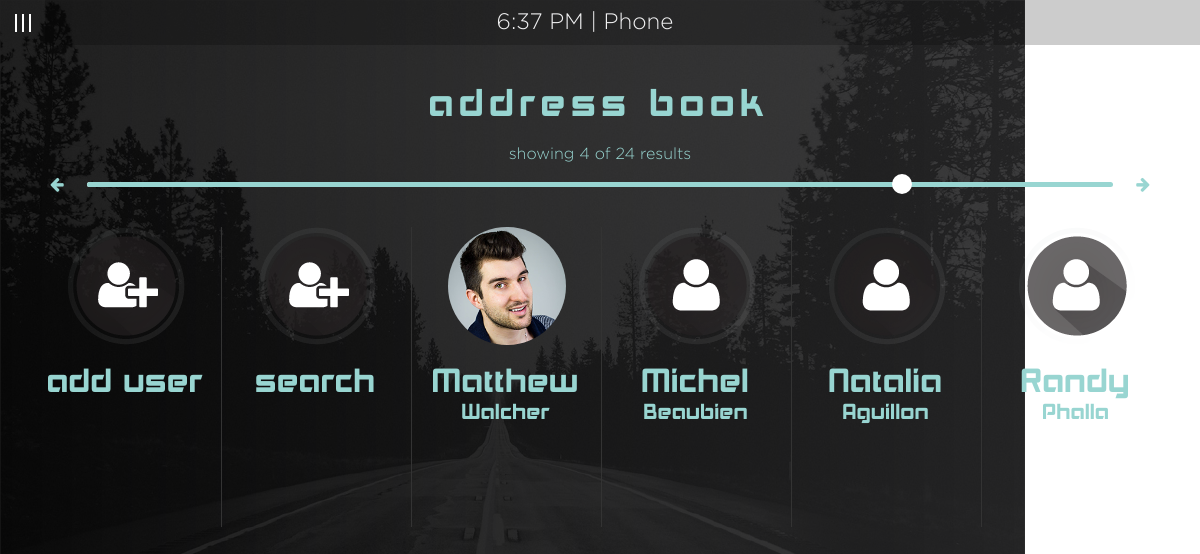
The page /index.php/phone/contacts/16 on the database its author committed.
### tables this page shows
CREATE TABLE tbl_contacts (
  contacts_id smallint(4) unsigned NOT NULL,
  contacts_fname varchar(150) NOT NULL,
  contacts_lname varchar(150) NOT NULL,
  contacts_img varchar(150) NOT NULL DEFAULT 'user_icon.png'
);

### index.php (called while the page is built, shortened)
<?php
require_once BASEPATH.'core/CodeIgniter.php';

### application/models/Dash_model.php (called while the page is built, shortened)
<?php
class Dash_model extends CI_Model {
	public function contacts($q,$limit, $offset){
		$this->db->order_by('contacts_fname');
		$sql = $this->db->get('tbl_contacts', $limit, $offset);
		return $sql->result_array();
	}
}

### application/views/phoneCenter/contacts.php (the view)
<div id="topClock" class="text-center"><span id="topClockTime"></span> | <?php echo $title;?></div>
<div id="container">
	<a href="<?php echo base_url()."index.php/phone/";?>"><img class="close" src="<?php echo base_url()."images/close_icon.png";?>"></a>
	<h2 id="addressbook" class="text-center userhead">address book</h2>
	<p class="text-center totalContact">showing <span id="showing">4</span> of <span id="total">24</span> results</p>
	<?php echo $this->pagination->create_links();?>
    <input id="resultSlider" type="range" min="1" value="1" max="6">
    <ul id="contactList" class="small-block-grid-6 columns contacts">
        <li><img class="navPic" src="<?php echo base_url().'images/adduser_icon.png';?>"><h2 class="contactName">add user</h2></li>
        <li><a href="<?php echo base_url()."index.php/phone/contactView";?>"><img class="navPic" src="<?php echo base_url().'images/adduser_icon.png';?>"><h2 class="contactName">search</h2></a></li>
        <?php foreach($contacts as $contact):?>
    		<li><img class="navPic profPic" src="<?php echo base_url().'images/'.$contact['contacts_img'];?>"><h2 class="contactName"><?php echo $contact['contacts_fname'];?></h2><p class="contactName"><?php echo $contact['contacts_lname'];?></p></li>
        <?php endforeach;?>
    </ul>
</div>

### css/main.css (style rules this page uses)
body { background: url('../images/background.png') no-repeat; }
h2 { color: #f1f1f2; }
p, a { color: #98d5d1; margin-bottom: 0; font-family: 'Gotham'; }
.userhead, .profile, h2.navOption { font-family: 'akashiregular'; color: #98d5d1; letter-spacing: 5px; }
.profPic { width: 118px; -moz-border-radius: 59px !important; -webkit-border-radius: 59px !important; }
.profPic, .navPic { display: block; margin: 0 auto; }
#topClock { width: 100%; height: 45px; background-color: rgba(255,255,255,0.5); margin-left: 45px; padding-top: 5px; padding-right: 120px; background-color: rgba(0,0,0,0.2); font-size: 1.4em; color: #f1f1f2; font-family: 'Gotham'; font-weight: 100; }
.contacts { width: 100%; margin-left: 1px; }
.contacts li { border-left: 1px solid #333333; height: 100%; }
.contacts li:first-child { border:none; }
.contactName { font-family: 'akashiregular'; color: #98d5d1; text-align: center; padding: 0; }
#addressbook { margin: 0 0 16px; padding: 8px; height: 50px; line-height: 1.12em; }
#contactList { margin-top: 25px; height: 300px; }
#resultSlider { -webkit-appearance: none; display: block; margin: 15px auto; width: 90%; border-radius: 10px; }
h2.contactName { font-size: 2em; margin: 0; padding-top: 20px; line-height: 1em; }
p.contactName { font-size: 1.3em; padding-top: 5px; line-height: 1em; }
.close { width: 60px; position: absolute; right: 50px; top: 80px; z-index: 99; }
#container { margin: 30px auto 0; width: 95%; }

### rows shown on the page
tbl_contacts: contacts_img (picture), contacts_fname "Matthew", contacts_lname "Walcher"
tbl_contacts: contacts_img (picture), contacts_fname "Michel", contacts_lname "Beaubien"
tbl_contacts: contacts_img (picture), contacts_fname "Natalia", contacts_lname "Aguillon"
tbl_contacts: contacts_img (picture), contacts_fname "Randy", contacts_lname "Phalla"

### other values the page prints
$title "Phone"
